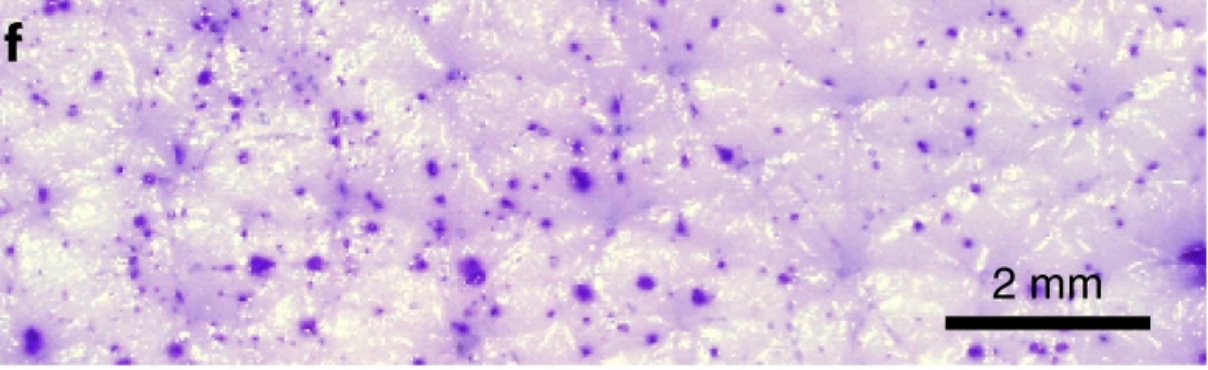
#> input picture image.png, 1208 x 370 px, found by its file name
$ python hueChannel.py
#> lines starting #> are read from the running program, lines starting #| are printed output that depends on the picture; after the words box and inside, x2 and y2 are one past the last pixel; in counts of white or black regions, pixels touching at a corner belong together
import cv2
import numpy as np
import matplotlib.pyplot as plt

im = cv2.imread('image.png')
#> im is the input picture: shape (370, 1208, 3); mean B, G, R 221.9, 195.9, 216.5
im_resize = cv2.resize(im, None, None, 0.5, 0.5)

#Converts from BGR to HSV. Makes it filer by color
out = cv2.cvtColor(im_resize, cv2.COLOR_BGR2HSV)
#> out: shape (185, 604, 3); mean H, S, V 132.2, 35.1, 224.7

#putting hue and saturation channels next to each other
stacked = np.hstack([out[...,0], out[...,1]])
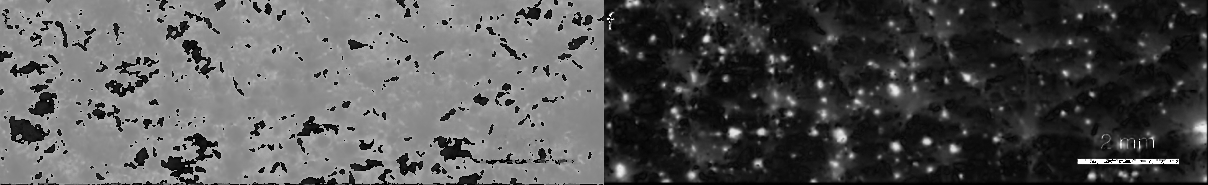
#> stacked: shape (185, 1208); min 0, max 255, mean 83.7

#define thresholds for hue and saturation. Hue > 100 strong color, Saturation < 32(less color intensity)
hue_thresh = 100
saturation_thresh = 32

#applying thresholds to hue and saturation channels. Creates a mask (true/false for each pixel) showing where both conditions are met.
thresh = np.logical_and(out[...,0] > hue_thresh, out[...,1] < saturation_thresh)
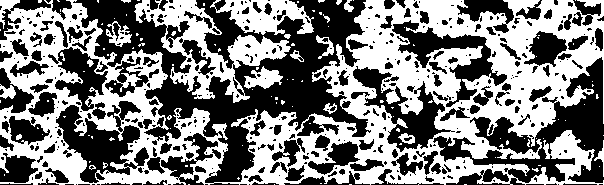
#> thresh: shape (185, 604) bool; 49.7% white; 117 white regions (98 under 20 px), largest, box (x1, y1, x2, y2) and area: (0, 0, 604, 185) 46674, (134, 0, 291, 103) 4778, (210, 0, 314, 35) 1917

#Shows where the filtered pixels are.
cv2.imshow("Thresholded", 255*(thresh.astype(np.uint8)))
cv2.imshow("Hue & Saturation", stacked)
cv2.imshow("Original Image", im_resize)


# Plotting histograms for hue and saturation channels, anaylze distribution of pixel intensities
plt.figure()
plt.title('Color Histogram')
plt.xlabel('Bins')
plt.ylabel('# of Pixels')
colors = ('b', 'g', 'r')
for i, col in enumerate(colors):
    hist = cv2.calcHist([im_resize], [i], None, [256], [0, 256])
    plt.plot(hist, color=col)
    plt.xlim([0,256])
plt.show()
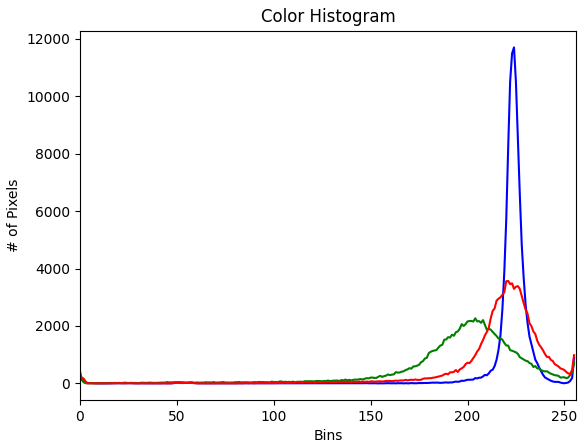
#> figure drawn by matplotlib, 1 panel; curve peaks at x = 224, y = 11699; curve peaks at x = 204, y = 2267; curve peaks at x = 221, y = 3567


hist = cv2.calcHist([out], [0, 1], None, [180, 256], [0, 180, 0, 256])
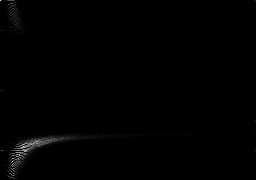
#> hist: shape (180, 256) float32; min 0, max 456, mean 2.4; drawn with min black and max white
plt.imshow(hist, interpolation='nearest')
plt.title('Hue and Saturation Histogram')
plt.xlabel('Hue')
plt.ylabel('Saturation')
plt.colorbar()
plt.show()
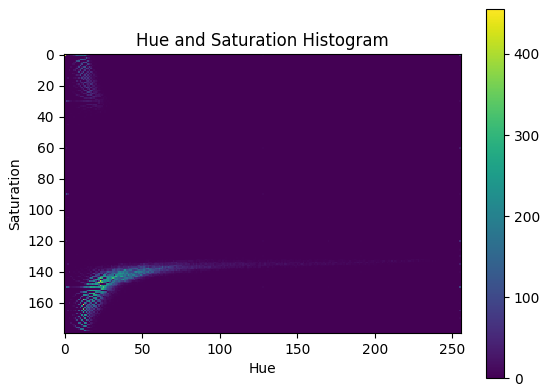
#> figure drawn by matplotlib, 2 panels


cv2.waitKey(0)
cv2.destroyAllWindows()
